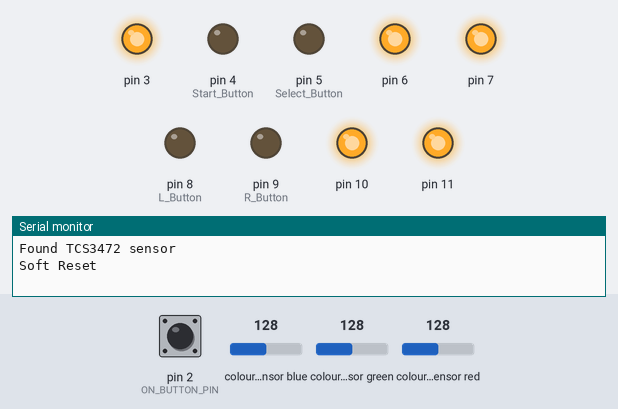
A sketch run on a simulated Arduino Uno, built with avr-gcc and run on an emulated ATmega328P. Shown: output pins drawn as LEDs (lit = HIGH), the last lines printed to the serial monitor. The test bench sets the inputs (shaded band); at power-on: pin 2 (ON_BUTTON_PIN) HIGH, colour sensor blue 128, colour sensor green 128, colour sensor red 128.

Above: at 0.05 s.
At 5.1 s:
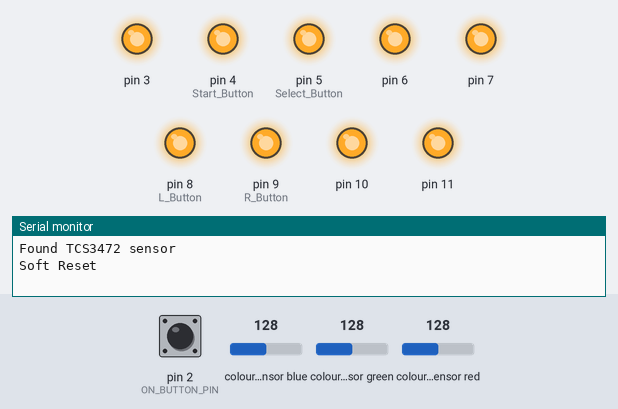
At 13.4 s:
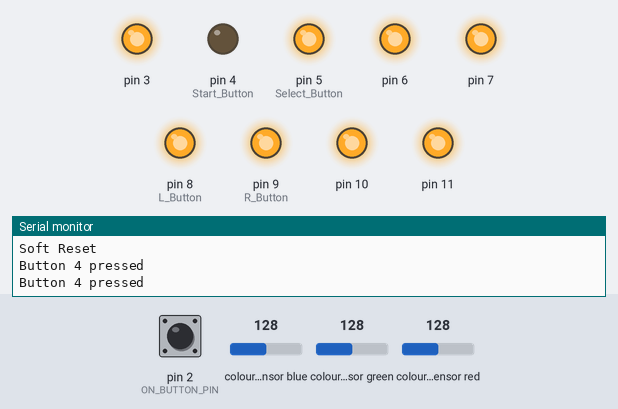
At 22.2 s:
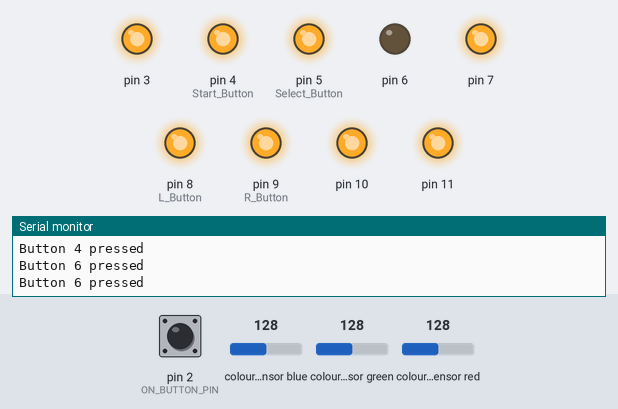
Timing chart, 0 to 39.5 s (numbered marks = the images above):
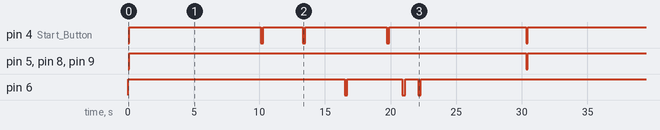

Measured:
- by itself, pin 5 (Select_Button), pin 8 (L_Button), pin 9 (R_Button): alternates HIGH for 30.3 s and LOW for 0.10 s
- by itself, pin 6: repeats every 30.4 s: HIGH 4.2 s, LOW 0.20 s, HIGH 1.0 s, LOW 0.20 s, HIGH 24.6 s, LOW 0.20 s
- by itself, pin 4 (Start_Button): repeats every 30.4 s: LOW 0.20 s, HIGH 3.0 s, LOW 0.20 s, HIGH 6.2 s, LOW 0.20 s, HIGH 10.5 s, LOW 0.10 s, HIGH 10.0 s

The sketch:

DS_Shiny_Bot.ino
```cpp
#include <Wire.h>
#include "Adafruit_TCS34725.h"

// ---------------------------------------- Events

volatile bool on_btn_evt = false;
volatile bool foundShiny = false;

// ---------------------------------------- Pinlayout

#define ON_BUTTON_PIN 2

#define ON_SWITCH 3
#define Start_Button 4
#define Select_Button 5
#define A_Button 6
#define B_Button 7
#define L_Button 8
#define R_Button 9
#define Up_Button 10
#define Down_Button 11
#define Left_Button 12
#define Right_Button 13

// ---------------------------------------- Variables

int resetCount = 0;
unsigned int r, g, b, c, colorTemp, lux;
unsigned long startTime = 0;
unsigned long endTime = 0;
unsigned long totalTime = 0;

// ---------------------------------------- Setup

Adafruit_TCS34725 tcs = Adafruit_TCS34725(
  TCS34725_INTEGRATIONTIME_24MS,  // Integration Time
  TCS34725_GAIN_60X                // Gain
);

void setup() {
  Serial.begin(9600);

  // Initiate TCS3472 IC
  if (tcs.begin()) {
    Serial.println("Found TCS3472 sensor");
  }
  else {
    Serial.println("No TCS34725 found ... check your connections");
    while (1); // halt!
  }
  // Initialize Button Interrupt
  pinMode(ON_BUTTON_PIN, INPUT_PULLUP);
  attachInterrupt(digitalPinToInterrupt(ON_BUTTON_PIN), button_ISR, FALLING);

  // Initialize Pins
  for (int i = 3; i <= 11; i++) {
    pinMode(i, OUTPUT);
    digitalWrite(i, HIGH);
  }
}

void loop() {

  if(on_btn_evt) {
    on_btn_evt = false;
    SoftReset();
    foundShiny = false;
  }

  if(foundShiny) {

  } else {
    SoftReset();
    delay(10000);
    PressButton(Start_Button);
    delay(3000);
    PressButton(Start_Button);
    delay(3000);
    PressButton(A_Button);
    delay(3000);
    PressButton(Start_Button);
    delay(1000);
    PressButton(A_Button);
    delay(1000);
    PressButton(A_Button);
    delay(7000);

    startTime = millis();

    do {
      tcs.getRawData(&r, &g, &b, &c);
      //Serial.println(r);
    } while (r < g || r < b || r < 100);

    endTime = millis();
    totalTime = endTime - startTime;

    Serial.println(totalTime);

    if (totalTime > 8500){
      foundShiny = true;
    }

    delay(1000);
  }

}

// ---------------------------------------- Button ISR

void button_ISR() {
  static unsigned long lastInterruptTime = 0;
  unsigned long interruptTime = millis();

  if ((interruptTime - lastInterruptTime) > 200) {
    on_btn_evt = true;
  }

  lastInterruptTime = interruptTime;
}

// ---------------------------------------- Console Button Press

void PressButton(int btn) {
  Serial.print("Button ");
  Serial.print(btn);
  Serial.print(" pressed\n");
  digitalWrite(btn, LOW);
  delay(200);
  digitalWrite(btn, HIGH);
}

void SoftReset() {
  Serial.println("Soft Reset");

  digitalWrite(Start_Button, LOW);
  digitalWrite(Select_Button, LOW);
  digitalWrite(L_Button, LOW);
  digitalWrite(R_Button, LOW);

  delay(100);

  digitalWrite(Start_Button, HIGH);
  digitalWrite(Select_Button, HIGH);
  digitalWrite(L_Button, HIGH);
  digitalWrite(R_Button, HIGH);

  startTime = 0;
  endTime = 0;
  totalTime = 0;

  resetCount++;
}

void FoundShiny() {
  foundShiny = true;

  String outputString = String("Found After " + String(resetCount));
  Serial.println(outputString + " resets");
}

void ResetCount() {
  resetCount = 0;
  foundShiny = false;
}
```
